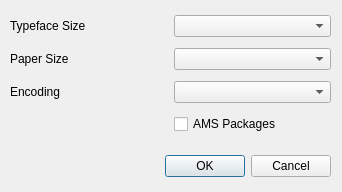
<ui version="4.0" >
 <author></author>
 <comment></comment>
 <exportmacro></exportmacro>
 <class>LetterDialog</class>
 <widget class="QDialog" name="LetterDialog" >
  <property name="geometry" >
   <rect>
    <x>0</x>
    <y>0</y>
    <width>342</width>
    <height>192</height>
   </rect>
  </property>
  <widget class="QWidget" name="layoutWidget" >
   <property name="geometry" >
    <rect>
     <x>10</x>
     <y>150</y>
     <width>321</width>
     <height>33</height>
    </rect>
   </property>
   <layout class="QHBoxLayout" >
    <property name="margin" >
     <number>0</number>
    </property>
    <property name="spacing" >
     <number>6</number>
    </property>
    <item>
     <spacer>
      <property name="orientation" >
       <enum>Qt::Horizontal</enum>
      </property>
      <property name="sizeHint" >
       <size>
        <width>131</width>
        <height>31</height>
       </size>
      </property>
     </spacer>
    </item>
    <item>
     <widget class="QPushButton" name="okButton" >
      <property name="text" >
       <string>OK</string>
      </property>
     </widget>
    </item>
    <item>
     <widget class="QPushButton" name="cancelButton" >
      <property name="text" >
       <string>Cancel</string>
      </property>
     </widget>
    </item>
   </layout>
  </widget>
  <widget class="QWidget" name="layoutWidget_2" >
   <property name="geometry" >
    <rect>
     <x>10</x>
     <y>10</y>
     <width>321</width>
     <height>131</height>
    </rect>
   </property>
   <layout class="QGridLayout" >
    <property name="margin" >
     <number>0</number>
    </property>
    <property name="spacing" >
     <number>6</number>
    </property>
    <item row="1" column="1" >
     <widget class="QComboBox" name="comboBoxPaper" />
    </item>
    <item row="0" column="0" >
     <widget class="QLabel" name="label1" >
      <property name="sizePolicy" >
       <sizepolicy>
        <hsizetype>1</hsizetype>
        <vsizetype>1</vsizetype>
        <horstretch>0</horstretch>
        <verstretch>0</verstretch>
       </sizepolicy>
      </property>
      <property name="text" >
       <string>Typeface Size</string>
      </property>
     </widget>
    </item>
    <item row="2" column="0" >
     <widget class="QLabel" name="label3" >
      <property name="sizePolicy" >
       <sizepolicy>
        <hsizetype>1</hsizetype>
        <vsizetype>1</vsizetype>
        <horstretch>0</horstretch>
        <verstretch>0</verstretch>
       </sizepolicy>
      </property>
      <property name="text" >
       <string>Encoding</string>
      </property>
     </widget>
    </item>
    <item row="3" column="1" >
     <widget class="QCheckBox" name="checkBox" >
      <property name="text" >
       <string>AMS Packages</string>
      </property>
     </widget>
    </item>
    <item row="0" column="1" >
     <widget class="QComboBox" name="comboBoxPt" />
    </item>
    <item row="2" column="1" >
     <widget class="QComboBox" name="comboBoxEncoding" />
    </item>
    <item row="1" column="0" >
     <widget class="QLabel" name="label2" >
      <property name="sizePolicy" >
       <sizepolicy>
        <hsizetype>1</hsizetype>
        <vsizetype>1</vsizetype>
        <horstretch>0</horstretch>
        <verstretch>0</verstretch>
       </sizepolicy>
      </property>
      <property name="text" >
       <string>Paper Size</string>
      </property>
     </widget>
    </item>
   </layout>
  </widget>
 </widget>
 <pixmapfunction></pixmapfunction>
 <tabstops>
  <tabstop>comboBoxPt</tabstop>
  <tabstop>comboBoxPaper</tabstop>
  <tabstop>comboBoxEncoding</tabstop>
  <tabstop>checkBox</tabstop>
  <tabstop>okButton</tabstop>
  <tabstop>cancelButton</tabstop>
 </tabstops>
 <resources/>
 <connections>
  <connection>
   <sender>okButton</sender>
   <signal>clicked()</signal>
   <receiver>LetterDialog</receiver>
   <slot>accept()</slot>
   <hints>
    <hint type="sourcelabel" >
     <x>278</x>
     <y>253</y>
    </hint>
    <hint type="destinationlabel" >
     <x>96</x>
     <y>254</y>
    </hint>
   </hints>
  </connection>
  <connection>
   <sender>cancelButton</sender>
   <signal>clicked()</signal>
   <receiver>LetterDialog</receiver>
   <slot>reject()</slot>
   <hints>
    <hint type="sourcelabel" >
     <x>369</x>
     <y>253</y>
    </hint>
    <hint type="destinationlabel" >
     <x>179</x>
     <y>282</y>
    </hint>
   </hints>
  </connection>
 </connections>
</ui>
